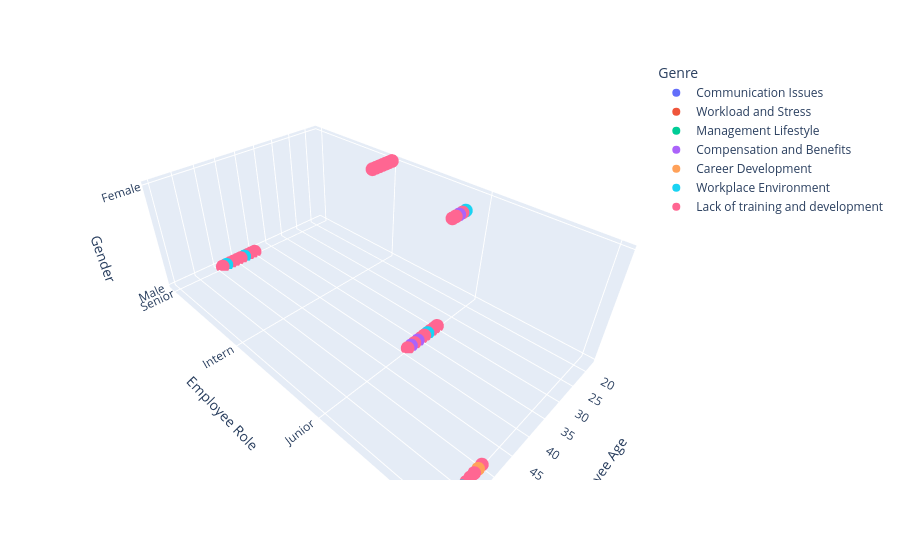

The code cell stored with this chart in its notebook:
### Markdown cell above
Plotting to visualize data

### Code cell
import plotly.express as px
fig = px.scatter_3d(df, x='Employee Age', y='Employee Role',z='Gender',
              color='Genre')
fig.show()

### Figure 1 — Plotly figure (JSON) as saved in the notebook; plotly's stock layout.template omitted (floating-point values rounded to 4 significant figures)
{"data": [{"hovertemplate": "Genre=Communication Issues<br>Employee Age=%{x}<br>Employee Role=%{y}<br>Gender=%{z}<extra></extra>", "legendgroup": "Communication Issues", "marker": {"color": "#636efa", "symbol": "circle"}, "mode": "markers", "name": "Communication Issues", "scene": "scene", "showlegend": true, "x": [46, 21, 49, 36, 24, 44, 36, 38, 21, 36, 59, 59, 21, 42, 52, 41, 47, 48, 29, 32, 59, 24, 18, 42, 42, 33, 30, 32, 60, 42, 25, 18, 43, 27, 29, 47, 30, 58, 57, 32, 43, 22, 32, 19, 19, 43, 37, 25, 26, 30, 30, 32, 21, 41, 31, 30, 27, 26, 27, 30, 38, 33, 43, 45, 39, 48, 35, 51, 36, 37, 24, 38, 50, 36, 37, 28, 21, 50, 59, 30, 54, 47, 52, 36, 58, 56, 41, 47, 59, 36, 57, 41, 50, 23, 50, 40, 60, 41, 22, 54], "y": ["Senior", "Intern", "Senior", "Junior", "Intern", "Senior", "Junior", "Junior", "Intern", "Junior", "Manager", "Manager", "Intern", "Senior", "Manager", "Senior", "Senior", "Senior", "Junior", "Junior", "Manager", "Intern", "Intern", "Senior", "Senior", "Junior", "Junior", "Junior", "Manager", "Senior", "Junior", "Intern", "Senior", "Junior", "Junior", "Senior", "Junior", "Manager", "Manager", "Junior", "Senior", "Intern", "Junior", "Intern", "Intern", "Senior", "Junior", "Junior", "Junior", "Junior", "Junior", "Junior", "Intern", "Senior", "Junior", "Junior", "Junior", "Junior", "Junior", "Junior", "Junior", "Junior", "Senior", "Senior", "Junior", "Senior", "Junior", "Manager", "Junior", "Junior", "Intern", "Junior", "Manager", "Junior", "Junior", "Junior", "Intern", "Manager", "Manager", "Junior", "Manager", "Senior", "Manager", "Junior", "Manager", "Manager", "Senior", "Senior", "Manager", "Junior", "Manager", "Senior", "Manager", "Intern", "Manager", "Senior", "Manager", "Senior", "Intern", "Manager"], "z": ["Male", "Female", "Male", "Male", "Female", "Male", "Male", "Male", "Female", "Male", "Male", "Male", "Female", "Male", "Male", "Male", "Male", "Male", "Female", "Male", "Male", "Female", "Female", "Male", "Male", "Male", "Male", "Male", "Male", "Male", "Female", "Female", "Male", "Female", "Female", "Male", "Male", "Male", "Male", "Male", "Male", "Female", "Male", "Female", "Female", "Male", "Male", "Female", "Female", "Male", "Male", "Male", "Female", "Male", "Male", "Male", "Female", "Female", "Female", "Male", "Male", "Male", "Male", "Male", "Male", "Male", "Male", "Male", "Male", "Male", "Female", "Male", "Male", "Male", "Male", "Female", "Female", "Male", "Male", "Male", "Male", "Male", "Male", "Male", "Male", "Male", "Male", "Male", "Male", "Male", "Male", "Male", "Male", "Female", "Male", "Male", "Male", "Male", "Female", "Male"], "type": "scatter3d"}, {"hovertemplate": "Genre=Workload and Stress<br>Employee Age=%{x}<br>Employee Role=%{y}<br>Gender=%{z}<extra></extra>", "legendgroup": "Workload and Stress", "marker": {"color": "#EF553B", "symbol": "circle"}, "mode": "markers", "name": "Workload and Stress", "scene": "scene", "showlegend": true, "x": [22, 25, 24, 60, 35, 56, 58, 22, 33, 30, 49, 38, 60, 60, 50, 21, 26, 44, 41, 58, 53, 39, 42, 36, 30, 34, 47, 49, 22, 28, 43, 30, 24, 39, 26, 59, 38, 50, 44, 60, 50, 31, 54, 20, 48, 44, 41, 20, 21, 28, 22, 53, 37, 42, 54, 37, 29, 39, 24, 55, 42, 51, 30, 44, 29, 47, 36, 23, 43, 23, 50, 18, 33, 22, 46, 56, 42, 20, 25, 24, 30, 24, 56, 19, 29, 22, 19, 43, 52, 32, 28, 37, 56, 53, 29, 50, 57, 47, 44, 57], "y": ["Intern", "Junior", "Intern", "Manager", "Junior", "Manager", "Manager", "Intern", "Junior", "Junior", "Senior", "Junior", "Manager", "Manager", "Manager", "Intern", "Junior", "Senior", "Senior", "Manager", "Manager", "Junior", "Senior", "Junior", "Junior", "Junior", "Senior", "Senior", "Intern", "Junior", "Senior", "Junior", "Intern", "Junior", "Junior", "Manager", "Junior", "Manager", "Senior", "Manager", "Manager", "Junior", "Manager", "Intern", "Senior", "Senior", "Senior", "Intern", "Intern", "Junior", "Intern", "Manager", "Junior", "Senior", "Manager", "Junior", "Junior", "Junior", "Intern", "Manager", "Senior", "Manager", "Junior", "Senior", "Junior", "Senior", "Junior", "Intern", "Senior", "Intern", "Manager", "Intern", "Junior", "Intern", "Senior", "Manager", "Senior", "Intern", "Junior", "Intern", "Junior", "Intern", "Manager", "Intern", "Junior", "Intern", "Intern", "Senior", "Manager", "Junior", "Junior", "Junior", "Manager", "Manager", "Junior", "Manager", "Manager", "Senior", "Senior", "Manager"], "z": ["Female", "Female", "Female", "Male", "Male", "Male", "Male", "Female", "Male", "Male", "Male", "Male", "Male", "Male", "Male", "Female", "Female", "Male", "Male", "Male", "Male", "Male", "Male", "Male", "Male", "Male", "Male", "Male", "Female", "Female", "Male", "Male", "Female", "Male", "Female", "Male", "Male", "Male", "Male", "Male", "Male", "Male", "Male", "Female", "Male", "Male", "Male", "Female", "Female", "Female", "Female", "Male", "Male", "Male", "Male", "Male", "Female", "Male", "Female", "Male", "Male", "Male", "Male", "Male", "Female", "Male", "Male", "Female", "Male", "Female", "Male", "Female", "Male", "Female", "Male", "Male", "Male", "Female", "Female", "Female", "Male", "Female", "Male", "Female", "Female", "Female", "Female", "Male", "Male", "Male", "Female", "Male", "Male", "Male", "Female", "Male", "Male", "Male", "Male", "Male"], "type": "scatter3d"}, {"hovertemplate": "Genre=Management Lifestyle<br>Employee Age=%{x}<br>Employee Role=%{y}<br>Gender=%{z}<extra></extra>", "legendgroup": "Management Lifestyle", "marker": {"color": "#00cc96", "symbol": "circle"}, "mode": "markers", "name": "Management Lifestyle", "scene": "scene", "showlegend": true, "x": [46, 54, 49, 51, 41, 50, 56, 28, 25, 18, 27, 60, 54, 46, 35, 25, 38, 27, 31, 26, 58, 38, 34, 46, 19, 54, 41, 49, 56, 29, 20, 50, 47, 22, 35, 51, 22, 21, 50, 25, 53, 52, 38, 54, 32, 56, 27, 41, 51, 23, 51, 35, 54, 18, 20, 21, 25, 29, 26, 51, 37, 44, 29, 57, 37, 56, 32, 43, 56, 36, 22, 32, 49, 44, 44, 20, 46, 38, 21, 41, 46, 18, 44, 30, 22, 56, 18, 32, 41, 27, 43, 39, 20, 35, 51, 28, 40, 39, 49, 25], "y": ["Senior", "Manager", "Senior", "Manager", "Senior", "Manager", "Manager", "Junior", "Junior", "Intern", "Junior", "Manager", "Manager", "Senior", "Junior", "Junior", "Junior", "Junior", "Junior", "Junior", "Manager", "Junior", "Junior", "Senior", "Intern", "Manager", "Senior", "Senior", "Manager", "Junior", "Intern", "Manager", "Senior", "Intern", "Junior", "Manager", "Intern", "Intern", "Manager", "Junior", "Manager", "Manager", "Junior", "Manager", "Junior", "Manager", "Junior", "Senior", "Manager", "Intern", "Manager", "Junior", "Manager", "Intern", "Intern", "Intern", "Junior", "Junior", "Junior", "Manager", "Junior", "Senior", "Junior", "Manager", "Junior", "Manager", "Junior", "Senior", "Manager", "Junior", "Intern", "Junior", "Senior", "Senior", "Senior", "Intern", "Senior", "Junior", "Intern", "Senior", "Senior", "Intern", "Senior", "Junior", "Intern", "Manager", "Intern", "Junior", "Senior", "Junior", "Senior", "Junior", "Intern", "Junior", "Manager", "Junior", "Senior", "Junior", "Senior", "Junior"], "z": ["Male", "Male", "Male", "Male", "Male", "Male", "Male", "Female", "Female", "Female", "Female", "Male", "Male", "Male", "Male", "Female", "Male", "Female", "Male", "Female", "Male", "Male", "Male", "Male", "Female", "Male", "Male", "Male", "Male", "Female", "Female", "Male", "Male", "Female", "Male", "Male", "Female", "Female", "Male", "Female", "Male", "Male", "Male", "Male", "Male", "Male", "Female", "Male", "Male", "Female", "Male", "Male", "Male", "Female", "Female", "Female", "Female", "Female", "Female", "Male", "Male", "Male", "Female", "Male", "Male", "Male", "Male", "Male", "Male", "Male", "Female", "Male", "Male", "Male", "Male", "Female", "Male", "Male", "Female", "Male", "Male", "Female", "Male", "Male", "Female", "Male", "Female", "Male", "Male", "Female", "Male", "Male", "Female", "Male", "Male", "Female", "Male", "Male", "Male", "Female"], "type": "scatter3d"}, {"hovertemplate": "Genre=Compensation and Benefits<br>Employee Age=%{x}<br>Employee Role=%{y}<br>Gender=%{z}<extra></extra>", "legendgroup": "Compensation and Benefits", "marker": {"color": "#ab63fa", "symbol": "circle"}, "mode": "markers", "name": "Compensation and Benefits", "scene": "scene", "showlegend": true, "x": [57, 47, 21, 24, 48, 60, 25, 42, 20, 27, 46, 27, 19, 18, 24, 35, 44, 44, 37, 43, 53, 33, 42, 38, 35, 18, 49, 40, 36, 36], "y": ["Manager", "Senior", "Intern", "Intern", "Senior", "Manager", "Junior", "Senior", "Intern", "Junior", "Senior", "Junior", "Intern", "Intern", "Intern", "Junior", "Senior", "Senior", "Junior", "Senior", "Manager", "Junior", "Senior", "Junior", "Junior", "Intern", "Senior", "Senior", "Junior", "Junior"], "z": ["Male", "Male", "Female", "Female", "Male", "Male", "Female", "Male", "Female", "Female", "Male", "Female", "Female", "Female", "Female", "Male", "Male", "Male", "Male", "Male", "Male", "Male", "Male", "Male", "Male", "Female", "Male", "Male", "Male", "Male"], "type": "scatter3d"}, {"hovertemplate": "Genre=Career Development<br>Employee Age=%{x}<br>Employee Role=%{y}<br>Gender=%{z}<extra></extra>", "legendgroup": "Career Development", "marker": {"color": "#FFA15A", "symbol": "circle"}, "mode": "markers", "name": "Career Development", "scene": "scene", "showlegend": true, "x": [23, 53, 58, 58, 30, 23, 59, 25, 35, 43, 51, 32, 44, 50, 34, 60, 19, 33, 45, 47, 57, 44, 34, 20, 34, 39, 39, 53, 37, 58], "y": ["Intern", "Manager", "Manager", "Manager", "Junior", "Intern", "Manager", "Junior", "Junior", "Senior", "Manager", "Junior", "Senior", "Manager", "Junior", "Manager", "Intern", "Junior", "Senior", "Senior", "Manager", "Senior", "Junior", "Intern", "Junior", "Junior", "Junior", "Manager", "Junior", "Manager"], "z": ["Female", "Male", "Male", "Male", "Male", "Female", "Male", "Female", "Male", "Male", "Male", "Male", "Male", "Male", "Male", "Male", "Female", "Male", "Male", "Male", "Male", "Male", "Male", "Female", "Male", "Male", "Male", "Male", "Male", "Male"], "type": "scatter3d"}, {"hovertemplate": "Genre=Workplace Environment<br>Employee Age=%{x}<br>Employee Role=%{y}<br>Gender=%{z}<extra></extra>", "legendgroup": "Workplace Environment", "marker": {"color": "#19d3f3", "symbol": "circle"}, "mode": "markers", "name": "Workplace Environment", "scene": "scene", "showlegend": true, "x": [40, 44, 50, 21, 55, 44, 56, 53, 32, 37, 56, 31, 18, 30, 59, 25, 59, 21, 48, 28, 43, 46, 31, 34, 57, 32, 39, 49, 33, 56, 47, 45, 54, 37, 22, 52, 39, 50, 33, 32, 41, 45, 39, 58, 60, 53, 35, 24, 24, 49, 18, 29], "y": ["Senior", "Senior", "Manager", "Intern", "Manager", "Senior", "Manager", "Manager", "Junior", "Junior", "Manager", "Junior", "Intern", "Junior", "Manager", "Junior", "Manager", "Intern", "Senior", "Junior", "Senior", "Senior", "Junior", "Junior", "Manager", "Junior", "Junior", "Senior", "Junior", "Manager", "Senior", "Senior", "Manager", "Junior", "Intern", "Manager", "Junior", "Manager", "Junior", "Junior", "Senior", "Senior", "Junior", "Manager", "Manager", "Manager", "Junior", "Intern", "Intern", "Senior", "Intern", "Junior"], "z": ["Male", "Male", "Male", "Female", "Male", "Male", "Male", "Male", "Male", "Male", "Male", "Male", "Female", "Male", "Male", "Female", "Male", "Female", "Male", "Female", "Male", "Male", "Male", "Male", "Male", "Male", "Male", "Male", "Male", "Male", "Male", "Male", "Male", "Male", "Female", "Male", "Male", "Male", "Male", "Male", "Male", "Male", "Male", "Male", "Male", "Male", "Male", "Female", "Female", "Male", "Female", "Female"], "type": "scatter3d"}, {"hovertemplate": "Genre=Lack of training and development<br>Employee Age=%{x}<br>Employee Role=%{y}<br>Gender=%{z}<extra></extra>", "legendgroup": "Lack of training and development", "marker": {"color": "#FF6692", "symbol": "circle"}, "mode": "markers", "name": "Lack of training and development", "scene": "scene", "showlegend": true, "x": [22, 50, 45, 47, 50, 53, 21, 28, 37, 35, 24, 52, 20, 41, 20, 18, 52, 28, 42, 49, 47, 23, 29, 21, 32, 39, 29, 31, 26, 57, 58, 32, 37, 59, 24, 46, 22, 49, 24, 57, 28, 18, 45, 44, 20, 58, 39, 30, 57, 59, 42, 41, 32, 54, 30, 34, 40, 30, 60, 41, 37, 60, 28, 56, 21, 19, 18, 19, 47, 19], "y": ["Intern", "Manager", "Senior", "Senior", "Manager", "Manager", "Intern", "Junior", "Junior", "Junior", "Intern", "Manager", "Intern", "Senior", "Intern", "Intern", "Manager", "Junior", "Senior", "Senior", "Senior", "Intern", "Junior", "Intern", "Junior", "Junior", "Junior", "Junior", "Junior", "Manager", "Manager", "Junior", "Junior", "Manager", "Intern", "Senior", "Intern", "Senior", "Intern", "Manager", "Junior", "Intern", "Senior", "Senior", "Intern", "Manager", "Junior", "Junior", "Manager", "Manager", "Senior", "Senior", "Junior", "Manager", "Junior", "Junior", "Senior", "Junior", "Manager", "Senior", "Junior", "Manager", "Junior", "Manager", "Intern", "Intern", "Intern", "Intern", "Senior", "Intern"], "z": ["Female", "Male", "Male", "Male", "Male", "Male", "Female", "Female", "Male", "Male", "Female", "Male", "Female", "Male", "Female", "Female", "Male", "Female", "Male", "Male", "Male", "Female", "Female", "Female", "Male", "Male", "Female", "Male", "Female", "Male", "Male", "Male", "Male", "Male", "Female", "Male", "Female", "Male", "Female", "Male", "Female", "Female", "Male", "Male", "Female", "Male", "Male", "Male", "Male", "Male", "Male", "Male", "Male", "Male", "Male", "Male", "Male", "Male", "Male", "Male", "Male", "Male", "Female", "Male", "Female", "Female", "Female", "Female", "Male", "Female"], "type": "scatter3d"}], "layout": {"scene": {"domain": {"x": [0.0, 1.0], "y": [0.0, 1.0]}, "xaxis": {"title": {"text": "Employee Age"}}, "yaxis": {"title": {"text": "Employee Role"}}, "zaxis": {"title": {"text": "Gender"}}}, "legend": {"title": {"text": "Genre"}, "tracegroupgap": 0}, "margin": {"t": 60}}}
